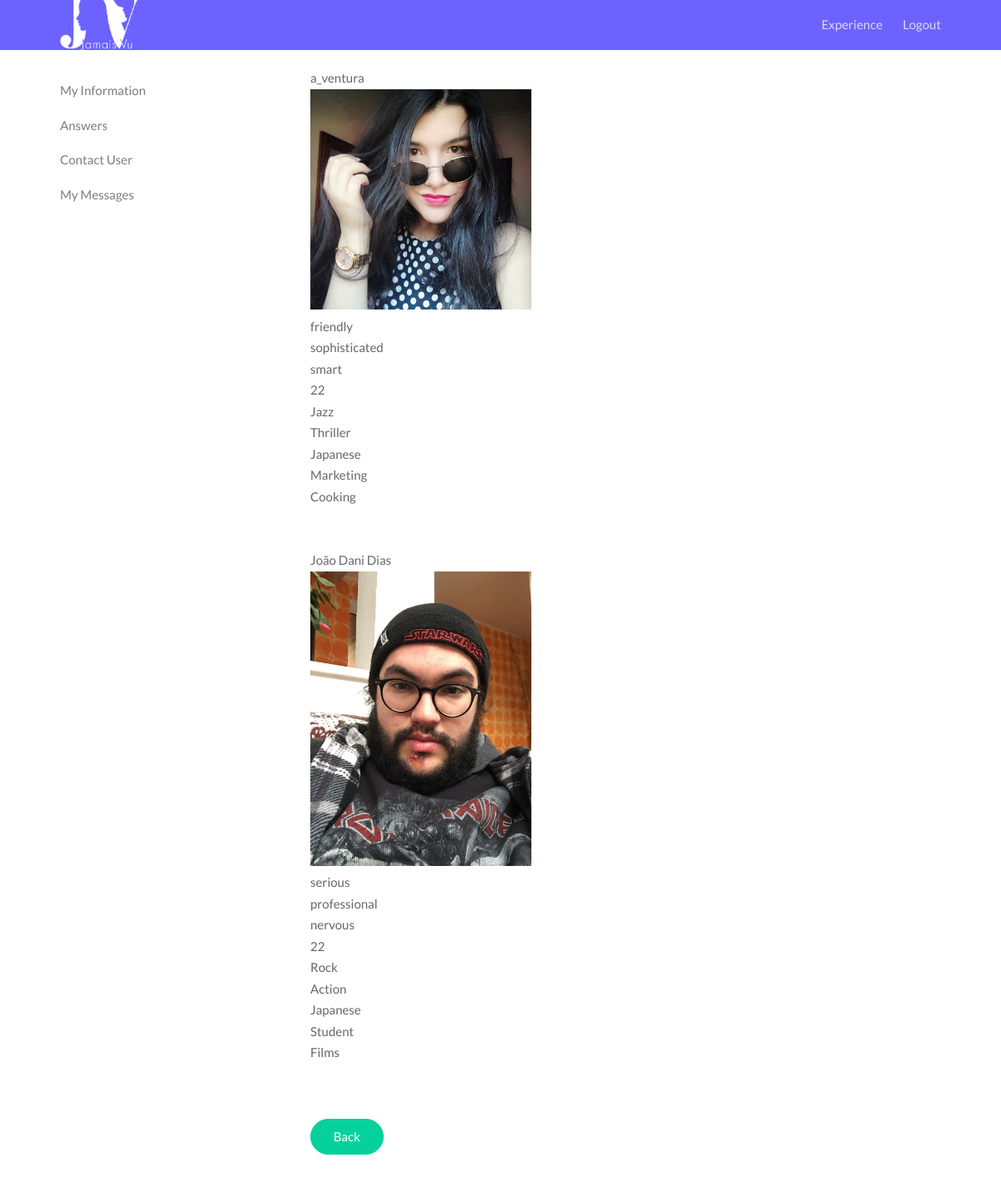
The app's page /Answers.php (signed in) with its own data.
### tables this page shows
CREATE TABLE experience (id INTEGER PRIMARY KEY AUTOINCREMENT UNIQUE, user1 STRING REFERENCES User (username), user2 STRING REFERENCES User (username));

CREATE TABLE answer (id INTEGER REFERENCES experience (id) MATCH FULL, q1 INTEGER, q2 STRING, q3 STRING, q4 STRING, q5 STRING, q6 STRING, q7 STRING, q8, q9);

### database/questions.php (the view, shortened to what this page needs)
<?php
    function get_User1($id){
      global $conn;
      $stmt = $conn->prepare('SELECT user1 FROM experience WHERE id = ?');
      $stmt->execute(array($id));
      $id_aux = $stmt->fetch();
      $id2 = $id_aux['user1'];
      return $id2;
    }
    function get_All_answers($id){
      global $conn;
      $stmt = $conn->prepare('SELECT * FROM answer WHERE id = ?');
      $stmt->execute(array($id));
      $user = $stmt->fetchALL();
      foreach ($user as $item) {
        echo $item['q1'] . "<br>";
        echo $item['q2'] . "<br>";
        echo $item['q3'] . "<br>";
        echo $item['q4'] . "<br>";
        echo $item['q5'] . "<br>";
        echo $item['q6'] . "<br>";
        echo $item['q7'] . "<br>";
        echo $item['q8'] . "<br>";
        echo $item['q9'] . "<br>";
        echo "<br>";
        echo "<br>";
      }
      return $user;
    }
    function get_ALL_exp_on_me($user2){
      global $conn;
      $stmt = $conn->prepare('SELECT id FROM experience WHERE user2 = ?');
      $stmt->execute(array($user2));
      $cois = $stmt->fetchALL();
      foreach($cois as $value){
        $aux = $value['id'];
        $user2 = get_User1($aux);
        echo $user2. "<br>";
        getPhoto($user2);
        echo "<br>";
        $help = get_All_answers($aux);
        }
     return TRUE;
     }
?>

### database/user.php (shortened to what this page needs)
<?php
  function getPhoto($username){
  global $conn;
  $stmt = $conn->prepare('SELECT image_name FROM photo WHERE username = ?');
  $stmt->execute(array($username));
  $user = $stmt->fetch();
  $local = $user['image_name'];
   echo "<img src='uploads/$local' name='profile_picture' width='35%'>";}
?>

### records on screen
experience: user2 "a_ventura", shows a picture
answer: q1 "friendly", q2 "sophisticated", q3 "smart", q4 "22", q5 "Jazz", q6 "Thriller", q7 "Japanese", q8 "Marketing", q9 "Cooking"
experience: user2 "João Dani Dias", shows a picture
answer: q1 "serious", q2 "professional", q3 "nervous", q4 "22", q5 "Rock", q6 "Action", q7 "Japanese", q8 "Student", q9 "Films"
